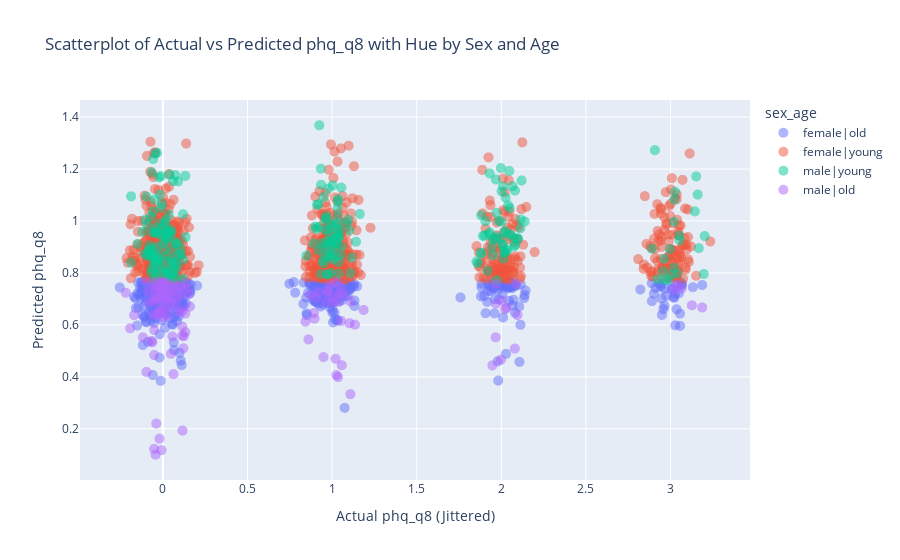

Source (notebook cell):
### Markdown cell above
The table shows the VIF values for each term in your linear regression model. Remember that VIF measures how much the variance of an estimated regression coefficient increases if your predictors are correlated. A high VIF indicates a high degree of multicollinearity, which can make it difficult to interpret the coefficients and assess the importance of individual predictors.



Interpreting VIF Values:

    1. VIF = 1: No multicollinearity.
    2. 1 < VIF < 5: Moderate multicollinearity.
    3. VIF >= 5 or 10: High multicollinearity. This suggests that the coefficient estimates may be unreliable.

In our case, all the VIF values (excluding the intercept) are below 5, and most are very close to 1. This indicates that there is very little evidence of multicollinearity in your model. This contradicts the earlier warning based on the high condition number!

Why the Discrepancy?

The high condition number was a potential warning sign, but VIF provides a more specific and reliable assessment of multicollinearity. There are a few reasons why the condition number might be high even when VIF values are low:

Scaling Issues: The condition number is sensitive to the scaling of the variables. If the variables have very different scales (e.g., one variable ranges from 0 to 1, while another ranges from 1000 to 10000), this can inflate the condition number even if the variables are not highly correlated. The scaling issues might be the results of different values from step_count_m7, and the dummy variables.

Conclusion:

Based on the VIF values, you do not have a multicollinearity problem in your model. Therefore, you don't need to take any specific actions to address multicollinearity (such as removing variables).

## Important Note: 
Even though you don't have multicollinearity, remember that your model still has a very low R-squared (0.020), meaning it doesn't explain much of the variance in phq_q8. The low R-squared is more concerning than a multicollinearity issue because it indicates that the model is simply not capturing the important factors that influence phq_q8. Therefore, it's important to keep working on improving the model.

### Code cell
import numpy as np
import pandas as pd
import plotly.express as px

def plot_actual_vs_predicted(model, df_clean, target):
    # Get the actual and predicted values
    df_clean['predicted'] = model.fittedvalues
    df_clean['sex_age'] = (df_clean['sex'] + '|' + df_clean['age_binary']).apply(lambda x: x.lower())

    # Add jitter to the actual target values
    jitter = np.random.normal(0, 0.075, size=len(df_clean[target]))
    df_clean[f'{target}_jittered'] = df_clean[target] + jitter

    # Generate the scatter plot with hue using Plotly Express
    fig = px.scatter(df_clean, 
                     x=f'{target}_jittered', 
                     y='predicted', 
                     color='sex_age', 
                     title=f'Scatterplot of Actual vs Predicted {target} with Hue by Sex and Age',
                     labels={f'{target}_jittered': f'Actual {target} (Jittered)', 'predicted': f'Predicted {target}'},
                     opacity=0.5)

    fig.update_traces(marker=dict(size=10))  # Set marker size
    fig.show()

# Example usage
plot_actual_vs_predicted(model, df_clean, 'phq_q8')

### Figure 1 — Plotly figure (JSON) as saved in the notebook; plotly's stock layout.template omitted (floating-point values rounded to 4 significant figures; data arrays with more than 128 entries replaced by an {"elided": "..."} marker saying what was removed)
{"data": [{"hovertemplate": "sex_age=female|old<br>Actual phq_q8 (Jittered)=%{x}<br>Predicted phq_q8=%{y}<extra></extra>", "legendgroup": "female|old", "marker": {"color": "#636efa", "opacity": 0.5, "size": 10, "symbol": "circle"}, "mode": "markers", "name": "female|old", "showlegend": true, "type": "scattergl", "x": {"elided": "581 float values"}, "xaxis": "x", "y": {"elided": "581 float values"}, "yaxis": "y"}, {"hovertemplate": "sex_age=female|young<br>Actual phq_q8 (Jittered)=%{x}<br>Predicted phq_q8=%{y}<extra></extra>", "legendgroup": "female|young", "marker": {"color": "#EF553B", "opacity": 0.5, "size": 10, "symbol": "circle"}, "mode": "markers", "name": "female|young", "showlegend": true, "type": "scattergl", "x": {"elided": "858 float values"}, "xaxis": "x", "y": {"elided": "858 float values"}, "yaxis": "y"}, {"hovertemplate": "sex_age=male|young<br>Actual phq_q8 (Jittered)=%{x}<br>Predicted phq_q8=%{y}<extra></extra>", "legendgroup": "male|young", "marker": {"color": "#00cc96", "opacity": 0.5, "size": 10, "symbol": "circle"}, "mode": "markers", "name": "male|young", "showlegend": true, "type": "scattergl", "x": {"elided": "244 float values"}, "xaxis": "x", "y": {"elided": "244 float values"}, "yaxis": "y"}, {"hovertemplate": "sex_age=male|old<br>Actual phq_q8 (Jittered)=%{x}<br>Predicted phq_q8=%{y}<extra></extra>", "legendgroup": "male|old", "marker": {"color": "#ab63fa", "opacity": 0.5, "size": 10, "symbol": "circle"}, "mode": "markers", "name": "male|old", "showlegend": true, "type": "scattergl", "x": [1.057, 0.08824, 0.01502, 1.032, 0.896, 1.025, 3.126, 1.053, 0.0007361, 1.035, 0.02294, 0.06273, 0.003285, -0.1931, 0.8601, -0.09719, -0.0476, 0.0795, -0.000518, -0.06629, 0.1149, 0.04733, 0.005701, 0.04668, -0.1696, 0.1325, -0.04739, 1.009, 0.1372, 0.02342, 0.1326, -0.01991, 0.01001, 0.116, 1.07, 0.8428, -0.05083, 2.022, 3.019, 3.037, -0.219, -0.05138, -0.0554, 2.003, 0.1541, -0.05575, -0.08522, -0.01904, 0.9492, 0.1017, 1.967, 0.9655, -0.003832, 0.9877, 0.114, 0.03967, 2.08, 1.998, 1.103, 0.9195, -0.04304, 1.108, 0.05635, -0.02817, -0.07871, 1.02, -0.01814, -0.01918, 0.02256, 0.1211, -0.01803, 0.1056, 1.108, 1.186, -0.01495, 0.9742, 1.005, 0.1326, 0.9082, -0.03895, -0.04248, 1.947, -0.06256, -0.04843, 0.02476, 1.969, 0.0194, 0.006844, 1.135, 1.047, -0.002152, -0.118, 1.047, 0.1239, -0.00791, 0.04803, -0.09972, -0.03007, 0.09463, -0.007937, 3.187, 0.8923, 0.9727, 2.087, 0.0823, 1.021, 0.02887, 2.03, -0.03139, -0.04257, 0.03232, -0.05173, 1.966, 0.1143, 3.065, 0.04156, 2.096, -0.01517, -0.01605, -0.01802, 0.06198, 0.8701, 0.04869, -0.003558, -0.01578, 0.1598, 0.03909], "xaxis": "x", "y": [0.4447, 0.722, 0.7462, 0.6889, 0.6238, 0.4068, 0.6755, 0.6153, 0.7606, 0.3991, 0.71, 0.4106, 0.6285, 0.5869, 0.5441, 0.4191, 0.7333, 0.6864, 0.6946, 0.5381, 0.5938, 0.4887, 0.7316, 0.6881, 0.6376, 0.5722, 0.7015, 0.7137, 0.7401, 0.7017, 0.7585, 0.1619, 0.6628, 0.1931, 0.7189, 0.6128, 0.5802, 0.6604, 0.734, 0.7542, 0.7239, 0.4841, 0.6394, 0.6932, 0.7178, 0.6902, 0.7286, 0.7451, 0.476, 0.7126, 0.6816, 0.6887, 0.7474, 0.7522, 0.6525, 0.7297, 0.5088, 0.4662, 0.6063, 0.7267, 0.1001, 0.3333, 0.5555, 0.6455, 0.6872, 0.7645, 0.6518, 0.7269, 0.7036, 0.5101, 0.7447, 0.7458, 0.6901, 0.6575, 0.7055, 0.731, 0.6882, 0.6437, 0.7041, 0.2204, 0.7015, 0.4442, 0.5329, 0.7496, 0.6358, 0.757, 0.7036, 0.7627, 0.601, 0.7472, 0.7564, 0.552, 0.7183, 0.5561, 0.7561, 0.7279, 0.7659, 0.639, 0.6507, 0.1178, 0.6671, 0.6461, 0.724, 0.7575, 0.7515, 0.4696, 0.7092, 0.6658, 0.6981, 0.7651, 0.7586, 0.1228, 0.5523, 0.5588, 0.7404, 0.6675, 0.6379, 0.6458, 0.6599, 0.7497, 0.7466, 0.7157, 0.7053, 0.7656, 0.7162, 0.6708, 0.7283], "yaxis": "y"}], "layout": {"legend": {"title": {"text": "sex_age"}, "tracegroupgap": 0}, "title": {"text": "Scatterplot of Actual vs Predicted phq_q8 with Hue by Sex and Age"}, "xaxis": {"anchor": "y", "domain": [0, 1], "title": {"text": "Actual phq_q8 (Jittered)"}}, "yaxis": {"anchor": "x", "domain": [0, 1], "title": {"text": "Predicted phq_q8"}}}}
